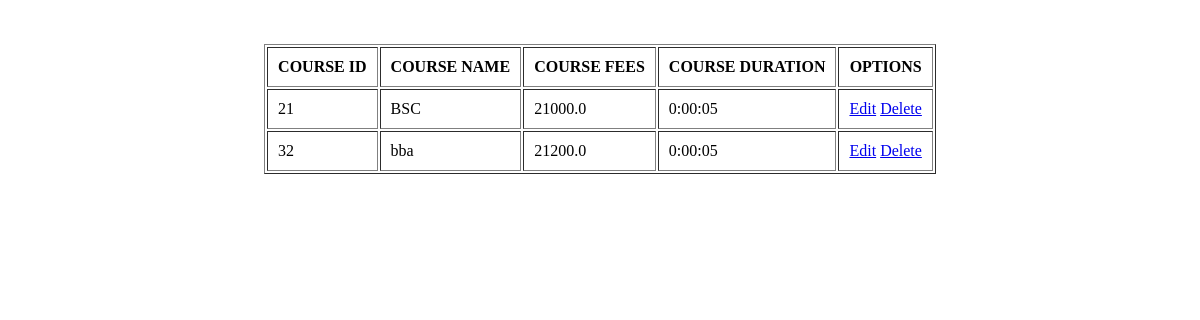
The app's page /courselist, older data.
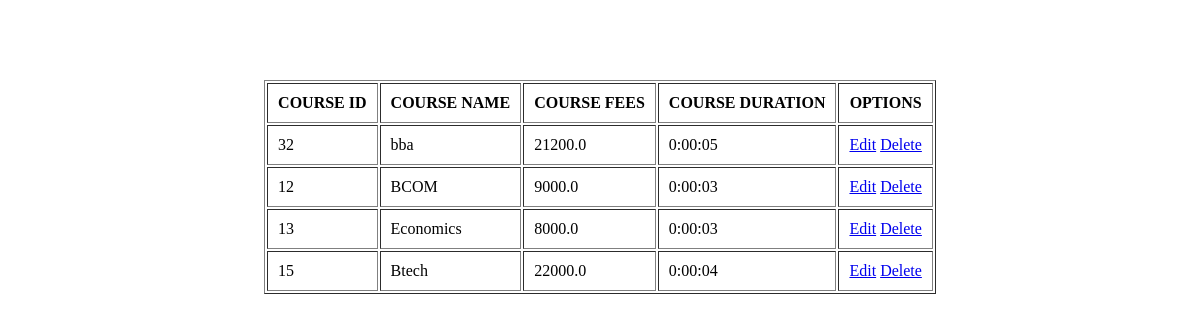
The same page, newer data.
### from_page/models.py (models this page shows, shortened)
class Course(models.Model):
    course_id = models.IntegerField()
    course_name = models.CharField(max_length=50)
    course_fees = models.FloatField()
    course_duration = models.DurationField(max_length=6)

### from_page/views.py (the view)
# urls.py: path('courselist',views.CourseList,name="courselist"),
def CourseList(request):
    c = Course.objects.all()
    return render(request,'courselist.html',{'f':c})

### from_page/templates/courselist.html (shortened to what this page needs)
<!DOCTYPE html>
<html lang="en">
<head>
</head>
<body>
    <form action="" method="post">
        <center>
            <table border="1">
                <tr>
                    <th>COURSE ID</th>
                    <th>COURSE NAME</th>
                    <th>COURSE FEES</th>
                    <th>COURSE DURATION</th>
                    <th>OPTIONS</th>
                </tr>
                {%for course in f%}
                <tr>
                    <td>{{course.course_id}}</td>
                    <td>{{course.course_name}}</td>
                    <td>{{course.course_fees}}</td>
                    <td>{{course.course_duration}}</td>
                    <td><a href="/editcourse/{{course.id}}">Edit</a> <a href="/deletecourse/{{course.id}}">Delete</a></td>
                </tr>
                <br>
                {%endfor%}
        </table>
        </center>
    </form>
</body>
</html>

### from_page/templates/courselist.html (style rules this page uses)
th, td { padding: 10px; }

Row changes from the older to the newer data that the page shows:
removed Course: course_id "21", course_name "BSC", course_fees "21000.0", course_duration "0:00:05"
added Course: course_id "12", course_name "BCOM", course_fees "9000.0", course_duration "0:00:03"
added Course: course_id "13", course_name "Economics", course_fees "8000.0", course_duration "0:00:03"
added Course: course_id "15", course_name "Btech", course_fees "22000.0", course_duration "0:00:04"
